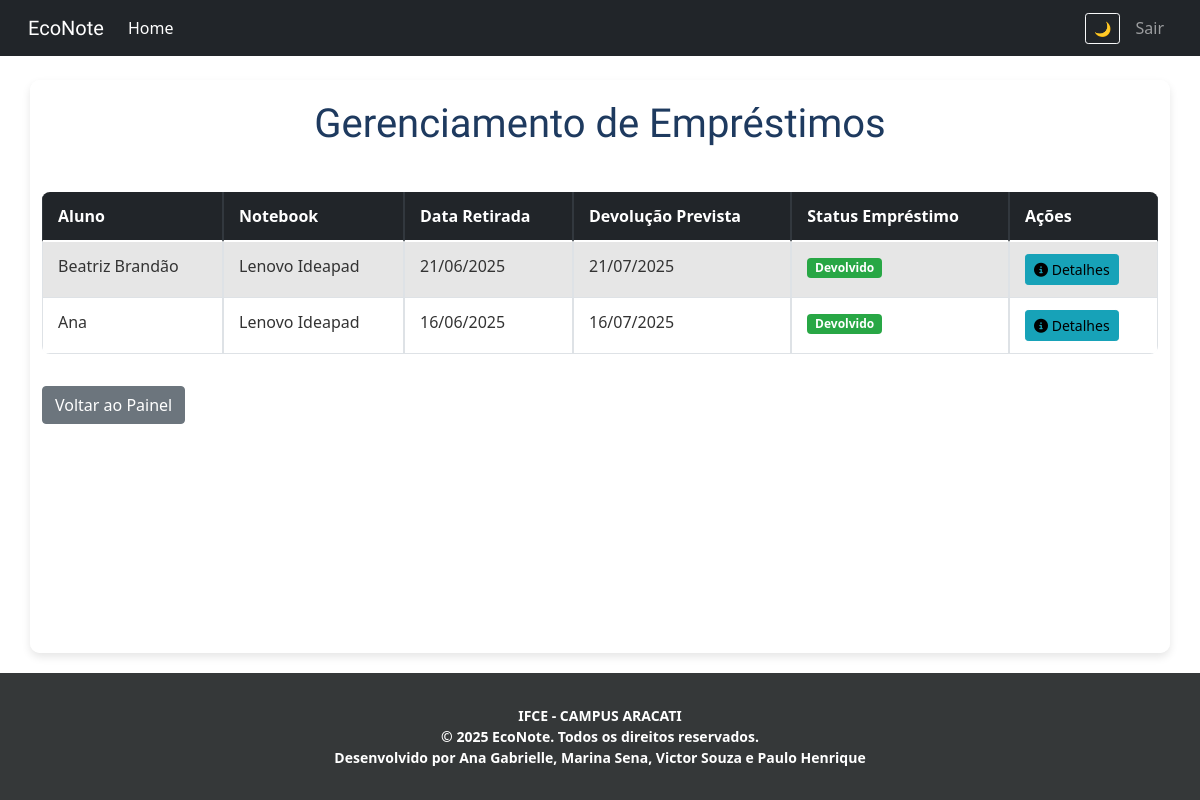
/gerenciar-emprestimos/ (signed in), run on an earlier commit of the app's database.
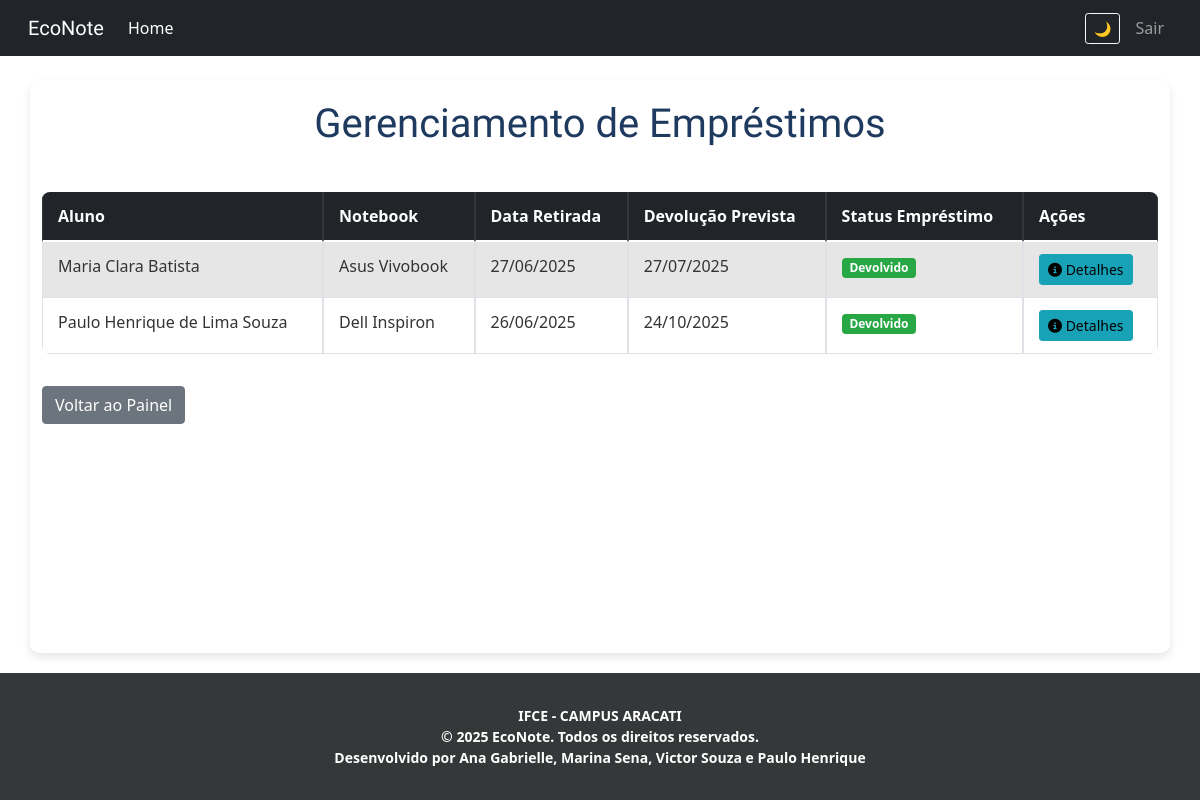
And on a later commit of the database.
### EconoteApp/models.py (models this page shows, shortened)
class EmprestimoNotebook(models.Model):
    STATUS_EMPRESTIMO_CHOICES = [
        ('emprestado', 'Emprestado'),
        ('devolvido', 'Devolvido'),
        ('atrasado', 'Atrasado'),
        ('cancelado', 'Cancelado'),
    ]
    solicitacao = models.OneToOneField(
        'SolicitacaoNotebook',
        on_delete=models.CASCADE,
        related_name='emprestimo',
        help_text="Solicitação que originou este empréstimo."
    )
    notebook = models.ForeignKey(
        'Notebook',
        on_delete=models.CASCADE,
        help_text="Notebook emprestado."
    )
    aluno = models.ForeignKey(
        User,
        on_delete=models.CASCADE,
        help_text="Aluno que recebeu o empréstimo."
    )
    data_retirada = models.DateField(
        default=timezone.now,
        help_text="Data em que o notebook foi retirado."
    )
    data_prevista_devolucao = models.DateField(
        null=True, blank=True,
        help_text="Data prevista para a devolução do notebook."
    )
    data_devolucao_real = models.DateField(
        null=True, blank=True,
        help_text="Data real da devolução do notebook."
    )
    status_emprestimo = models.CharField(
        max_length=20,
        choices=STATUS_EMPRESTIMO_CHOICES,
        default='emprestado',
        help_text="Status atual do empréstimo."
    )
    avaliado_por_admin = models.ForeignKey(
        User,
        on_delete=models.SET_NULL,
        null=True, blank=True,
        related_name='emprestimos_administrados',
        help_text="Administrador que registrou/gerenciou o empréstimo."
    )
    class Meta:
        verbose_name = "Empréstimo de Notebook"
        verbose_name_plural = "Empréstimos de Notebooks"

class Notebook(models.Model):
    STATUS_CHOICES = [
        ('disponivel', 'Disponível'),
        ('emprestado', 'Emprestado'),
        ('manutencao', 'Em manutenção'),
        ('reciclado', 'Reciclado'),
        ('pendente', 'Pendente'),
        ('recebido', 'Recebido'),
    ]
    marca = models.CharField(max_length=100)
    modelo = models.CharField(max_length=100)
    processador = models.CharField(max_length=100, verbose_name="Processador")
    memoria_ram = models.CharField(max_length=50, verbose_name="Memória RAM")
    armazenamento = models.CharField(max_length=50, verbose_name="Armazenamento")
    imagem = models.ImageField(upload_to='notebooks/', null=True, blank=True)
    informacoes_extras = models.TextField(blank=True, null=True, verbose_name="Informações extras")
    usuario = models.ForeignKey(User, on_delete=models.CASCADE, verbose_name="Usuário Doador/Cadastrador")
    data_cadastro = models.DateTimeField(auto_now_add=True, verbose_name="Data de Cadastro")
    data_entrega = models.DateField(verbose_name="Data de entrega para o responsável", null=True, blank=True)
    status = models.CharField(
        max_length=20,
        choices=STATUS_CHOICES,
        default='pendente',
        help_text="Atualize o status conforme o ciclo de uso do notebook."
    )
    validado = models.BooleanField(default=False, help_text="Indica se o notebook foi validado pelo administrador.")
    em_uso = models.BooleanField(default=False, help_text="Indica se o notebook está atualmente em uso.")
    data_reciclagem = models.DateField(
        null=True, blank=True,
        verbose_name="Data da Reciclagem",
        help_text="Data em que o notebook foi marcado como reciclado."
    )
    destino_reciclagem = models.TextField(
        blank=True, null=True,
        verbose_name="Destino/Reaproveitamento da Reciclagem",
        help_text="Detalhes sobre para onde o notebook foi reciclado ou como seus componentes foram reaproveitados."
    )

### EconoteApp/views.py (the view)
# urls.py: path('gerenciar-emprestimos/', views.gerenciamento_emprestimos_view, name='gerenciamento_emprestimos'),
@login_required
@user_passes_test(is_admin)
def gerenciamento_emprestimos_view(request):
    emprestimos = EmprestimoNotebook.objects.all().order_by('-data_retirada')
    return render(request, 'projeto/gerenciamento_emprestimos.html', {
        'emprestimos': emprestimos
    })

### EconoteApp/views.py (called while the page is built)
def is_admin(user):
    return user.is_superuser

### EconoteApp/templates/projeto/gerenciamento_emprestimos.html (shortened to what the changed rows need)
{% extends 'projeto/base.html' %}
{% load static %}
{% block assunto %}
<link rel="stylesheet" href="https://stackpath.bootstrapcdn.com/bootstrap/4.1.3/css/bootstrap.min.css">
<link rel="stylesheet" href="https://cdnjs.cloudflare.com/ajax/libs/font-awesome/6.5.0/css/all.min.css">
<link rel="stylesheet" href="{% static 'css/gerenciamento_emprestimos.css' %}">
{% endblock %}
{% block conteudo %}
    <div class="container mt-4">
        <h1 class="text-center mb-4">Gerenciamento de Empréstimos</h1>
        {% if emprestimos %}
            <div class="table-responsive">
                <table class="table table-striped table-bordered">
                    <thead class="thead-dark">
                        <tr>
                            <th>Aluno</th>
                            <th>Notebook</th>
                            <th>Data Retirada</th>
                            <th>Devolução Prevista</th>
                            <th>Status Empréstimo</th>
                            <th>Ações</th>
                        </tr>
                    </thead>
                    <tbody>
                        {% for emprestimo in emprestimos %}
                            <tr>
                                <td>{{ emprestimo.aluno.get_full_name }}</td>
                                <td>{{ emprestimo.notebook.marca }} {{ emprestimo.notebook.modelo }}</td>
                                <td>{{ emprestimo.data_retirada|date:"d/m/Y" }}</td>
                                <td>
                                    {% if emprestimo.data_prevista_devolucao %}
                                        {{ emprestimo.data_prevista_devolucao|date:"d/m/Y" }}
                                    {% else %}
                                        N/A
                                    {% endif %}
                                </td>
                                <td>
                                    <span class="badge badge-{% if emprestimo.status_emprestimo == 'emprestado' %}info{% elif emprestimo.status_emprestimo == 'devolvido' %}success{% elif emprestimo.status_emprestimo == 'atrasado' %}danger{% elif emprestimo.status_emprestimo == 'cancelado' %}secondary{% endif %}">
                                        {{ emprestimo.get_status_emprestimo_display }}
                                    </span>
                                </td>
                                <td>
                                    <button type="button" class="btn btn-sm btn-info" data-toggle="modal" data-target="#detalhesEmprestimoModal{{ emprestimo.id }}" title="Ver Detalhes">
                                        <i class="fas fa-info-circle"></i> Detalhes
                                    </button>
                                </td>
                            </tr>
                        {% endfor %}
                    </tbody>
                </table>
            </div>
        {% else %}
            <div class="alert alert-info text-center">Nenhum empréstimo registrado.</div>
        {% endif %}
    </div>
{% endblock %}

What changed in the data, as far as the page shows it:
removed EmprestimoNotebook: aluno.get_full_name "Beatriz Brandão", notebook.marca "Lenovo", notebook.modelo "Ideapad", data_retirada "21/06/2025", data_prevista_devolucao "21/07/2025", status_emprestimo "Devolvido"
removed EmprestimoNotebook: aluno.get_full_name "Ana", notebook.marca "Lenovo", notebook.modelo "Ideapad", data_retirada "16/06/2025", data_prevista_devolucao "16/07/2025", status_emprestimo "Devolvido"
added EmprestimoNotebook: aluno.get_full_name "Maria Clara Batista", notebook.marca "Asus", notebook.modelo "Vivobook", data_retirada "27/06/2025", data_prevista_devolucao "27/07/2025", status_emprestimo "Devolvido"
added EmprestimoNotebook: aluno.get_full_name "Paulo Henrique de Lima Souza", notebook.marca "Dell", notebook.modelo "Inspiron", data_retirada "26/06/2025", data_prevista_devolucao "24/10/2025", status_emprestimo "Devolvido"
